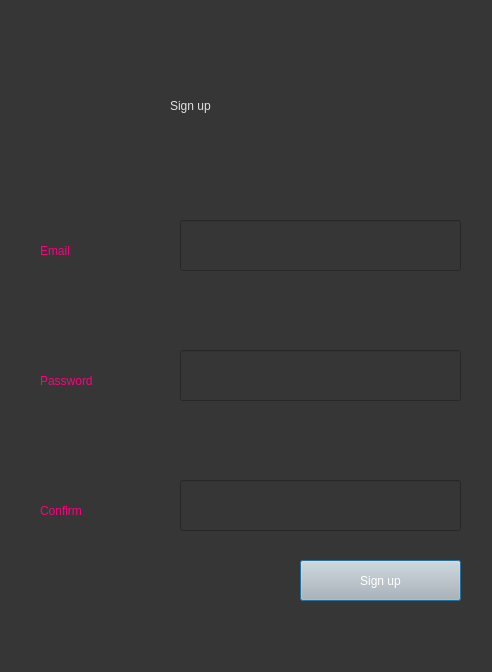
<?xml version="1.0" encoding="UTF-8"?>
<ui version="4.0">
 <class>Dialog_Signup</class>
 <widget class="QDialog" name="Dialog_Signup">
  <property name="geometry">
   <rect>
    <x>0</x>
    <y>0</y>
    <width>492</width>
    <height>672</height>
   </rect>
  </property>
  <property name="windowTitle">
   <string>Dialog</string>
  </property>
  <property name="styleSheet">
   <string notr="true">background-color: rgb(54, 54, 54);</string>
  </property>
  <widget class="QLabel" name="label_signup">
   <property name="geometry">
    <rect>
     <x>170</x>
     <y>80</y>
     <width>181</width>
     <height>51</height>
    </rect>
   </property>
   <property name="styleSheet">
    <string notr="true">font: 28pt &quot;Arial&quot;;
color: rgb(226, 226, 226);</string>
   </property>
   <property name="text">
    <string>Sign up</string>
   </property>
  </widget>
  <widget class="QLabel" name="label_Email">
   <property name="geometry">
    <rect>
     <x>40</x>
     <y>230</y>
     <width>71</width>
     <height>41</height>
    </rect>
   </property>
   <property name="styleSheet">
    <string notr="true">font: 16pt &quot;Arial&quot;;
color: rgb(255, 0, 127);</string>
   </property>
   <property name="text">
    <string>Email</string>
   </property>
  </widget>
  <widget class="QLineEdit" name="lineEdit_email">
   <property name="geometry">
    <rect>
     <x>180</x>
     <y>220</y>
     <width>281</width>
     <height>51</height>
    </rect>
   </property>
   <property name="styleSheet">
    <string notr="true">font: 12pt &quot;等线&quot;;
color: rgb(255, 255, 255);</string>
   </property>
  </widget>
  <widget class="QLabel" name="label_Password">
   <property name="geometry">
    <rect>
     <x>40</x>
     <y>360</y>
     <width>131</width>
     <height>41</height>
    </rect>
   </property>
   <property name="styleSheet">
    <string notr="true">font: 16pt &quot;Arial&quot;;
color: rgb(255, 0, 127);</string>
   </property>
   <property name="text">
    <string>Password</string>
   </property>
  </widget>
  <widget class="QLineEdit" name="lineEdit_password">
   <property name="geometry">
    <rect>
     <x>180</x>
     <y>350</y>
     <width>281</width>
     <height>51</height>
    </rect>
   </property>
   <property name="styleSheet">
    <string notr="true">color: rgb(255, 255, 255);
font: 12pt &quot;等线&quot;;</string>
   </property>
  </widget>
  <widget class="QPushButton" name="pushButton_Signup">
   <property name="geometry">
    <rect>
     <x>300</x>
     <y>560</y>
     <width>161</width>
     <height>41</height>
    </rect>
   </property>
   <property name="styleSheet">
    <string notr="true">background-color: rgb(185, 185, 185);
color: rgb(255, 255, 255);
font: 12pt &quot;Arial&quot;;</string>
   </property>
   <property name="text">
    <string>Sign up</string>
   </property>
  </widget>
  <widget class="QLabel" name="label_Confirm">
   <property name="geometry">
    <rect>
     <x>40</x>
     <y>490</y>
     <width>101</width>
     <height>41</height>
    </rect>
   </property>
   <property name="styleSheet">
    <string notr="true">font: 16pt &quot;Arial&quot;;
color: rgb(255, 0, 127);</string>
   </property>
   <property name="text">
    <string>Confirm</string>
   </property>
  </widget>
  <widget class="QLineEdit" name="lineEdit_confirm">
   <property name="geometry">
    <rect>
     <x>180</x>
     <y>480</y>
     <width>281</width>
     <height>51</height>
    </rect>
   </property>
   <property name="styleSheet">
    <string notr="true">color: rgb(255, 255, 255);
font: 12pt &quot;等线&quot;;</string>
   </property>
  </widget>
 </widget>
 <resources/>
 <connections/>
</ui>
